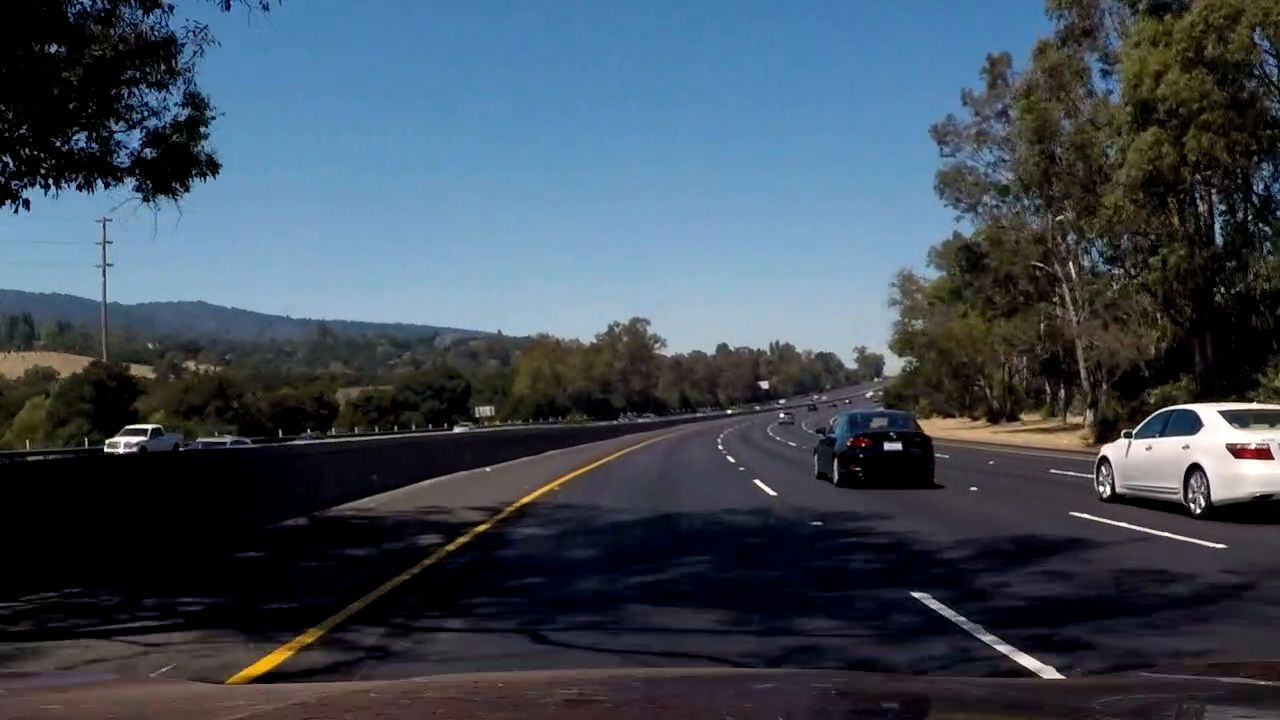
#> input picture test_images/test.png, 1280 x 720 px
$ python -i lane_functions.py   (imports and definitions only)   (older library calls are emulated)
#> lines starting #> are read from the running program, lines starting #| are printed output that depends on the picture; after the words box and inside, x2 and y2 are one past the last pixel; in counts of white or black regions, pixels touching at a corner belong together
import numpy as np
import cv2

def abs_sobel_thresh(image, orient='x', thresh_min=0, thresh_max=255):
    '''
    Function that applies Sobel x or y,
    then takes an absolute value and applies a threshold.
    Note: calling your function with orient='x', thresh_min=5, thresh_max=100
    should produce output like the example image shown above this quiz.
    Define a function that takes an image, gradient orientation,
    and threshold min / max values.
    '''
    # Convert to grayscale
    gray = cv2.cvtColor(image, cv2.COLOR_RGB2GRAY)
    # Apply x or y gradient with the OpenCV Sobel() function
    # and take the absolute value
    if orient == 'x':
        abs_sobel = np.absolute(cv2.Sobel(gray, cv2.CV_64F, 1, 0))
    if orient == 'y':
        abs_sobel = np.absolute(cv2.Sobel(gray, cv2.CV_64F, 0, 1))
    # Rescale back to 8 bit integer
    scaled_sobel = np.uint8(255*abs_sobel/np.max(abs_sobel))
    # Create a copy and apply the threshold
    binary_output = np.zeros_like(scaled_sobel)
    # Here I'm using inclusive (>=, <=) thresholds, but exclusive is ok too
    binary_output[(scaled_sobel >= thresh_min) & (scaled_sobel <= thresh_max)] = 1

    # Return the result
    return binary_output

# [45 lines left out: functions mag_thresh, dir_threshold, not called in this run]

def hls_select(img, channel='s',thresh=(0, 255)):
    '''hls color thresholds'''
#> called with channel = 's', thresh = (170, 255)
    hls = cv2.cvtColor(img, cv2.COLOR_RGB2HLS)
#> hls: shape (720, 1280, 3); mean of channels 0, 1, 2 81.2, 74.1, 82
    if channel=='s':
        s_channel = hls[:,:,2]
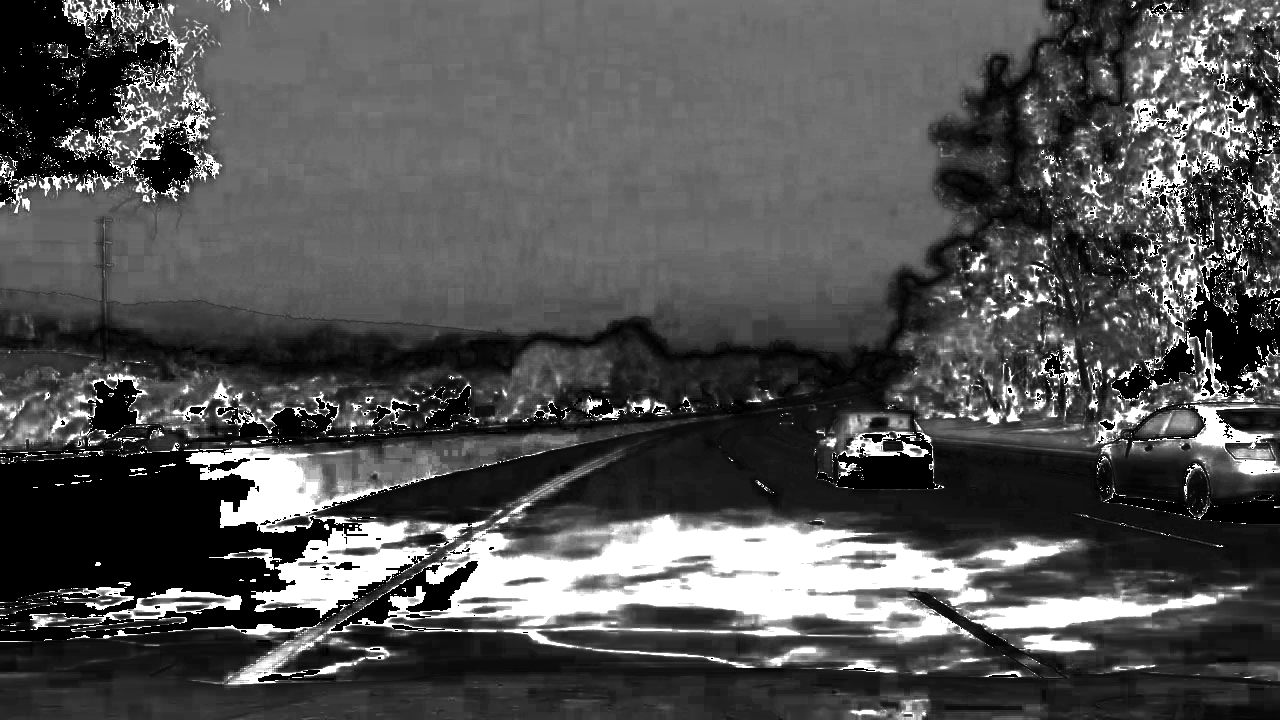
#> s_channel: shape (720, 1280); min 0, max 255, mean 82
    elif channel=='h':
        s_channel = hls[:,:,0]
    elif channel=='l':
        s_channel = hls[:,:,1]
    binary_output = np.zeros_like(s_channel)
    binary_output[(s_channel > thresh[0]) & (s_channel <= thresh[1])] = 1
    return binary_output

def combine_gradient(image,s_thresh=(170, 255), sx_thresh=(20, 100),l_thresh=(100,255)):
    '''Combined S channel and gradient thresholds'''
    # Convert to HLS color space and separate the S channel
    s_binary = hls_select(image, channel='s',thresh=s_thresh)
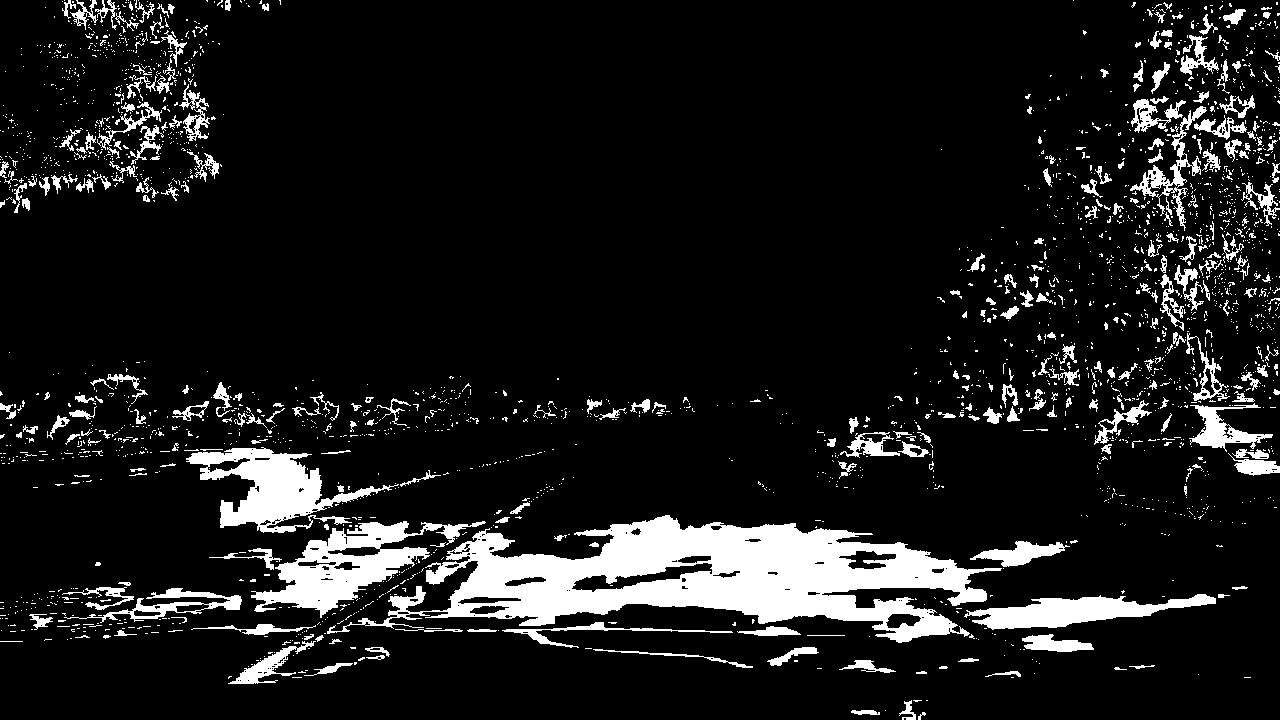
#> s_binary: shape (720, 1280); values 0 (black) and 1 (white), 10.7% white; 2541 white regions (2232 under 20 px), largest, box (x1, y1, x2, y2) and area: (327, 515, 1002, 643) 37016, (251, 521, 486, 618) 7585, (186, 447, 399, 533) 6997

    # Convert to HLS color space and separate the L channel
    l_binary = hls_select(image, channel='l',thresh=l_thresh)
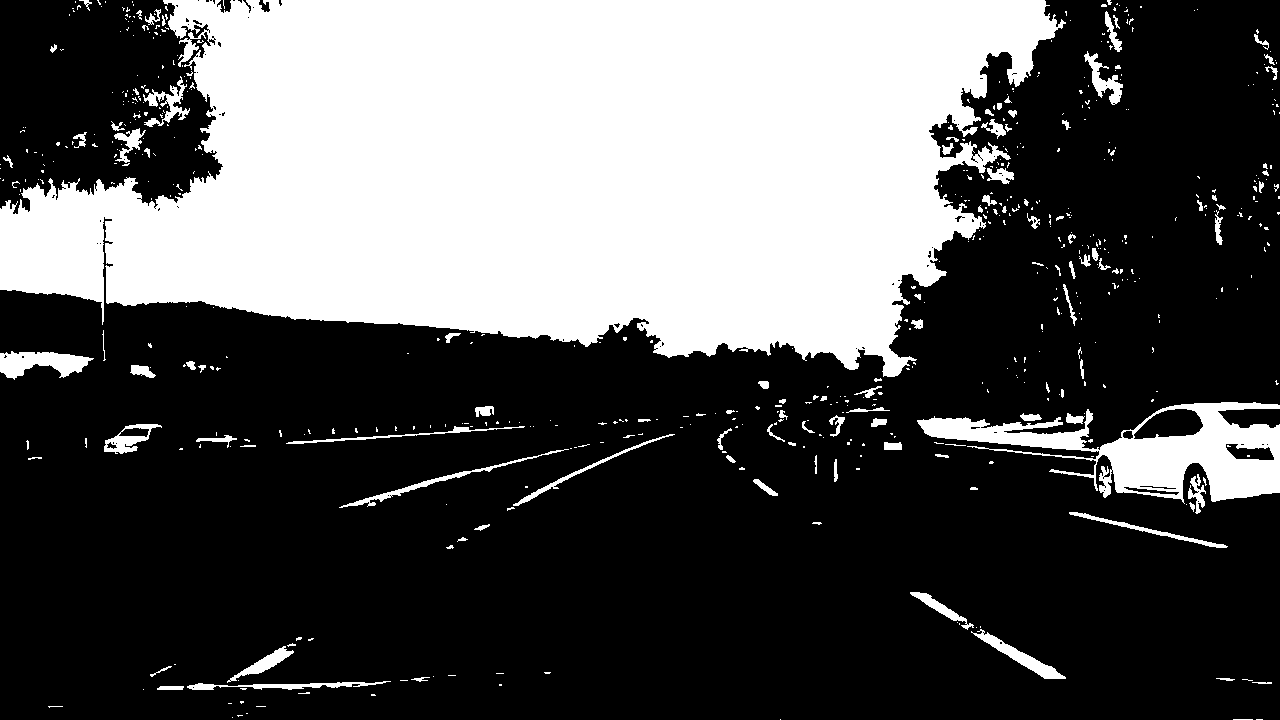
#> l_binary: shape (720, 1280); values 0 (black) and 1 (white), 33.8% white; 598 white regions (482 under 20 px), largest, box (x1, y1, x2, y2) and area: (0, 0, 1066, 377) 278497, (917, 402, 1280, 504) 14782, (0, 351, 94, 380) 1581

    # Sobel x
    (thresh_min,thresh_max) = sx_thresh
    sxbinary = abs_sobel_thresh(image, orient='x', thresh_min=thresh_min, thresh_max=thresh_max)
#> sxbinary: shape (720, 1280); values 0 (black) and 1 (white), 6% white in thin lines or dots

    # Combine the two binary thresholds
    combined_binary = np.zeros_like(sxbinary)
    combined_binary[((s_binary == 1)&(l_binary ==1)) | (sxbinary == 1)] = 1
    return combined_binary

# [169 lines left out: functions warp_perspective, polynomial, curvature_radius_meter, curvature_radius_pixel, pos_from_center_meter, pos_from_center_pixel and 2 more, not called in this run]

>>> import cv2
>>> picture = cv2.cvtColor(cv2.imread('test_images/test.png'), cv2.COLOR_BGR2RGB)
>>> result = combine_gradient(picture)
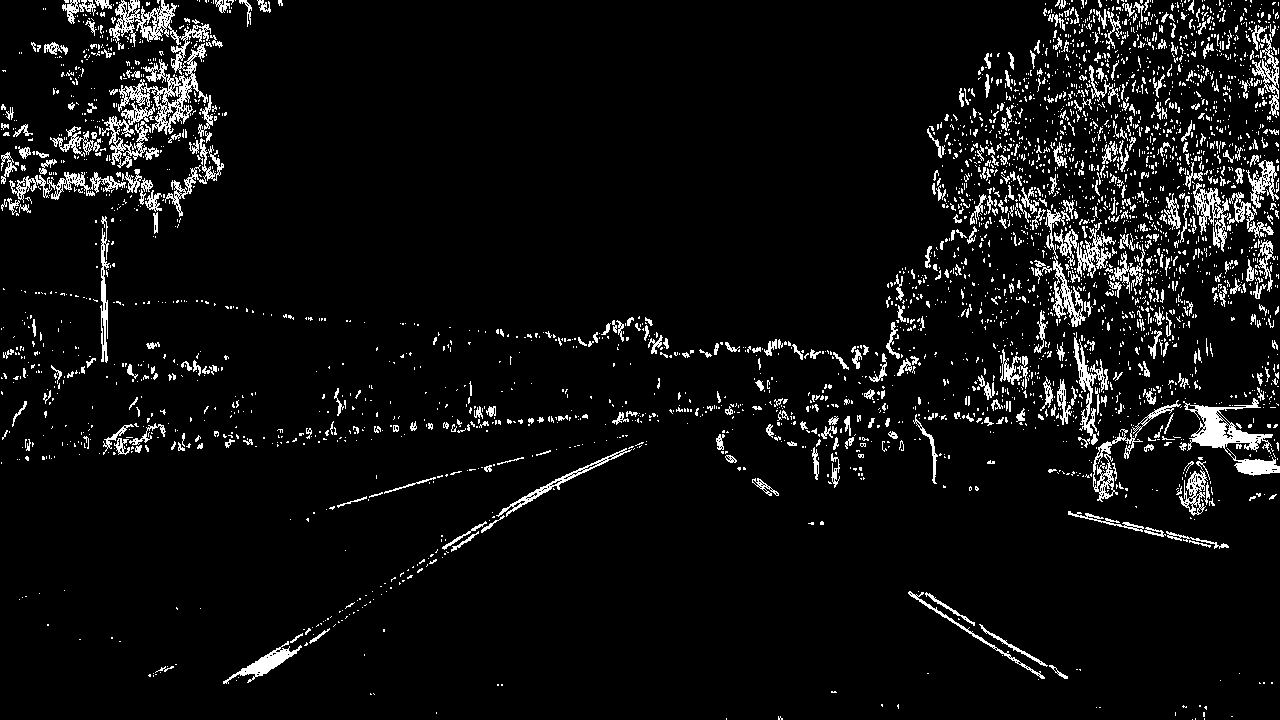
#> result: shape (720, 1280); values 0 (black) and 1 (white), 6.3% white in thin lines or dots
